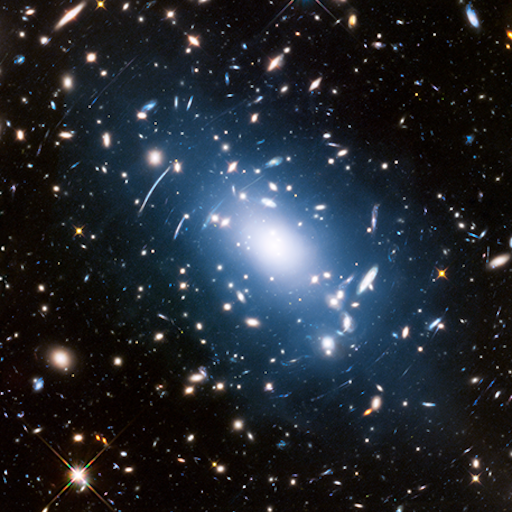
#> input picture test_images/cluster.png, 512 x 512 px
$ python test_smoothing.py
#> lines starting #> are read from the running program, lines starting #| are printed output that depends on the picture; long printed decimals are rounded
### FABADA.py
from __future__ import print_function, division
import numpy as np
from matplotlib import pyplot as plt
from time import time as time

"""
##-------------------------------------------------------------------------
##         Fully Adaptive Bayesian Algorithm for Data Analysis
##-------------------------------------------------------------------------
"""

def running_mean(dat):

    mean = np.array(dat)
    dim = len(mean.shape)

    if dim==1:
        mean[:-1] += dat[1:]
        mean[1:] += dat[:-1]
        mean[1:-1] /= 3
        mean[0] /= 2
        mean[-1] /= 2
    elif dim==2:
        mean[:-1,:] += dat[1:,:]
        mean[1:,:] += dat[:-1,:]
        mean[:,:-1] += dat[:,1:]
        mean[:,1:] += dat[:,:-1]
        mean[1:-1,1:-1] /= 5
        mean[0,1:-1] /= 4
        mean[-1,1:-1] /= 4
        mean[1:-1,0] /= 4
        mean[1:-1,-1] /= 4
        mean[0,0] /= 3
        mean[-1,-1] /= 3
        mean[0,-1] /= 3
        mean[-1,0] /= 3
    else:
        print("Warning: Size of array not supported")
    return mean


def Evidence(mu1,mu2,var1,var2):
    return np.exp(-(mu1-mu2)**2/(2*(var1+var2)))/np.sqrt(
            2*np.pi*(var1+ var2))


# [46 lines left out: function FABADA_SM, not called in this run]


def FABADA_BM(data, variance, **kwargs):

    data = np.array(data/1.0)
    variance = np.array(variance/1.0)
    if not kwargs: kwargs = {} ; kwargs["debug"] = False
    if len(data.shape) == 1: print("FABADA 1-D Bayesian mode")
    elif len(data.shape) ==2: print("FABADA 2-D - Bayesian mode")
    else: print("Warning: Size of array not supported")
    if variance.size != data.size : variance = variance * np.ones_like(data)


    t = time()
    posterior_mean = data
    posterior_variance = variance
    extra_margin = 3*np.sqrt(variance)
    data_range = np.nanmax(data+extra_margin) - np.nanmin(data-extra_margin)
    evidence = np.ones_like(data)/data_range
    devidence = np.mean(evidence)
    evidence_pre,devidence_pre,ddevidence = 0,0,0
    ev_sum , model_result,i = 0,0,0


    try:
        while (devidence > 0) or (ddevidence < 0):
            evidence_pre =  evidence
            devidence_pre = devidence
            prior_mean = running_mean(posterior_mean)
            prior_variance = posterior_variance
            posterior_variance = 1/(1/prior_variance + 1/variance)
            posterior_mean = (prior_mean/prior_variance + data/variance
                               )*posterior_variance
            evidence = Evidence(prior_mean, data,
                                     prior_variance, variance)
            devidence = np.mean(evidence) - np.mean(evidence_pre)
            ddevidence = devidence - devidence_pre
            ev_sum = ev_sum + evidence
            model_result +=  np.array(posterior_mean)*np.array(evidence)
            i=i+1 # for debugging

    except:
        print("Something happened")

    model_result = model_result/ev_sum

    t = time()-t
    print("Finish at ",i," iterations and with an execute time of "
                  ,round(t,5), "seconds.")
    return model_result


# [40 lines left out: function FABADA_SMopt, not called in this run]

def FABADA_BMopt(data, variance, real):

    data = np.array(data)/1.0
    variance = np.array(variance)/1.0
    real = np.array(real)/1.0
    if len(data.shape) == 1: print("FABADA 1-D - Bayesian OPTIMAL Mode")
    elif len(data.shape) == 2: print("FABADA 2-D - Bayesian OPTIMAL Mode")
    else: print("Warning: Size of array not supported")
    if variance.size != data.size : variance = variance * np.ones_like(data)

    if len(data.shape) == 1: N = 1000
    if len(data.shape) == 2: N = 1000

    t = time()
    posterior_mean = data
    posterior_variance = variance
    extra_margin = 3*np.sqrt(variance)
    data_range = np.nanmax(data+extra_margin) - np.nanmin(data-extra_margin)
    evidence = np.ones_like(data)/data_range
    mse = np.mean((data-real)**2/variance)
    mse_pre,dmse,i= 0,-1,0
    model_result,ev_sum = 0,0
    try:
        while (dmse < 0) & (i<N):
            mse_pre = mse
            prior_mean = running_mean(posterior_mean)
            prior_variance = posterior_variance
            posterior_variance = 1/(1/prior_variance + 1/variance)
            posterior_mean = (prior_mean/prior_variance + data/variance
                               )*posterior_variance
            evidence = Evidence(prior_mean, data,
                                     prior_variance, variance)

            ev_sum = ev_sum + evidence
            model_result +=  np.array(posterior_mean)*np.array(evidence)
            mse = np.mean((model_result/ev_sum-real)**2/variance)
            dmse = mse - mse_pre
            i=i+1 # for debugging

    except:
        print("Something happened :S")

    model_result = model_result / ev_sum

    t = time() - t
    print("Finish at ",i," iterations and with an execute time of "
                   ,round(t,6), "seconds.")

    return model_result


# [63 lines left out: function debug, not called in this run]


### utilities.py
from __future__ import print_function, division
import numpy as np
from matplotlib import pyplot as plt
import scipy


def PSNR(data,real,n=255):
    MSE = np.sum((data-real)**2)/(data.size)
    return 10*np.log10((n)**2 / MSE)

def show_data(data_list,title_list=[]):
    if type(data_list) == list:
        fig,ax=plt.subplots(figsize = (6*len(data_list),6), nrows=1,
                            ncols=len(data_list),sharex=True,sharey=True)
        plt.subplots_adjust(top=0.891,bottom=0.065,left=0.039,
                            right=0.978,hspace=0.205,wspace=0.038)
        vmin,vmax = np.percentile(data_list[0], [5,98])
        for i in range(len(data_list)):
            im = ax[i].imshow(data_list[i],vmin=vmin,vmax=vmax,origin = 'lower',
                              cmap="gray")
            if title_list:
                ax[i].set_title(title_list[i],fontsize=15)
        pos_bar = [0.1, 0.85, 0.7, 0.03]
        cax = fig.add_axes(pos_bar)
        fig.colorbar(im, cax=cax,orientation="horizontal", pad=0.2)
        cax.xaxis.set_ticks_position("top")
        if title_list:
            plt.suptitle(title_list[-1],fontsize=20)
    else:
        plt.figure()
        plt.imshow(data_list, vmin=np.percentile(data_list, 5),
             vmax=np.percentile(data_list, 98), cmap="gray", origin = 'lower')
        plt.colorbar()
        plt.tight_layout()

# [41 lines left out: functions show_data_scale, add_subplot_axes, ax_color, not called in this run]

def distance(point1,point2):
    return np.sqrt((point1[0]-point2[0])**2 + (point1[1]-point2[1])**2)

# [88 lines left out: functions gaussianLP, sgolay2d, not called in this run]

### test_smoothing.py
#!/usr/bin/env python3
# -*- coding: utf-8 -*-
"""Test FABADA smoothing scheme"""

from __future__ import print_function, division
import os
import numpy as np
import pandas as pd
from matplotlib import pyplot as plt
import utilities as ut
import FABADA as FAB
# from time import time as time
import scipy.stats as stats
import cv2


def running_mean(dat, w=0.):

    mean = np.array(dat)*w
    dim = len(mean.shape)

    if dim == 1:
        mean[:-1] += dat[1:]
        mean[1:] += dat[:-1]
        mean[1:-1] /= (w+2.)
        mean[0] /= (w+1.)
        mean[-1] /= (w+1.)
    elif dim == 2:
        mean[:-1, :] += dat[1:, :]
        mean[1:, :] += dat[:-1, :]
        mean[:, :-1] += dat[:, 1:]
        mean[:, 1:] += dat[:, :-1]
        mean[1:-1, 1:-1] /= 5
        mean[0, 1:-1] /= 4
        mean[-1, 1:-1] /= 4
        mean[1:-1, 0] /= 4
        mean[1:-1, -1] /= 4
        mean[0, 0] /= 3
        mean[-1, -1] /= 3
        mean[0, -1] /= 3
        mean[-1, 0] /= 3
    else:
        print("Warning: Size of array not supported")
    return mean


def Evidence(mu1, mu2, var1, var2):
    return np.exp(-(mu1-mu2)**2/(2*(var1+var2))) / np.sqrt(2*np.pi*(var1+var2))


# %%  User-defined parameters


# Data

#### 1D ####


# # name = "arp256"
# name = "kurucz"
# # name = "SN132D"

# spectrum = pd.read_csv(os.path.join('test_spectra', name+'.csv'))
# signal = spectrum.flux.to_numpy()
# signal = 255 * signal/np.max(signal)
# N = len(signal)

#### 2D ####

name = "cluster"

imagename =  os.path.join('test_images',name+'.png')
signal = cv2.imread(imagename,0) #/255
signal = np.array(signal/1.0)
N = signal.shape


# Noise

sigma_noise = 15
data_variance = sigma_noise**2 * np.ones_like(signal)
np.random.seed(12431)


# FABADA

max_iter = 1000
fraction_of_Pmax = .5


# Plots

show_intermediate_plots = False
zoom_center = 400
zoom_radius = 100


# %%  Main loop

noise = np.random.normal(0, sigma_noise, signal.shape)
data = signal + noise

posterior_mean = data
posterior_variance = data_variance
initial_evidence = Evidence(data, data, data_variance, data_variance)
max_evidence = np.array(initial_evidence)
max_chi2_pdf = stats.chi2.pdf(data.size, df=data.size)

bayesian_weight = np.array(initial_evidence) * max_chi2_pdf
#> bayesian_weight: shape (512, 512) float64; every value is 1.04e-05
bayesian_model = bayesian_weight * data

converged = False
iteration = 0

while not converged:

    iteration += 1

    prior_mean = running_mean(posterior_mean)
    prior_variance = running_mean(posterior_mean**2) - prior_mean**2
    prior_variance = np.max([prior_variance, posterior_variance], axis=0)

    posterior_variance = 1/(1/prior_variance + 1/data_variance)
    posterior_mean = (prior_mean/prior_variance + data/data_variance
                      )*posterior_variance

    evidence = Evidence(prior_mean, data, prior_variance, data_variance)

    chi2_data = np.sum((data-posterior_mean)**2/data_variance)
    chi2_pdf = stats.chi2.pdf(chi2_data, df=data.size)
    # print(chi2_pdf)

    model_weight = evidence * chi2_pdf
    bayesian_weight += model_weight
    bayesian_model += model_weight*posterior_mean
    bayes = bayesian_model/bayesian_weight
    chi2_bayes = np.sum((data-bayes)**2/data_variance)

    if (
            chi2_data > data.size and chi2_pdf < fraction_of_Pmax*max_chi2_pdf
            ) or (iteration == max_iter):
        converged = True

    if show_intermediate_plots or converged:


        psnr = ut.PSNR(posterior_mean,signal)
        psnr_bayes = ut.PSNR(bayes,signal)

        if len(data.shape) == 1:

            fig, (ax) = plt.subplots(1, 1)
            ax.set_title(
                '{}({:.3f}): {:.2f}/{:.4f};{:.2f}/{:.4f}'.format(
                    iteration, np.mean(evidence/initial_evidence-1),
                    chi2_data/data.size, psnr,
                    chi2_bayes/data.size, psnr_bayes,
                    ))
            # ax.plot(signal, 'r-', alpha=.3)
            ax.plot(data, 'k-', alpha=.1)
            ax.plot(bayes, 'k-', alpha=1)
            ax.plot(posterior_mean, 'y-', alpha=.5)
            ax.set_xlim(zoom_center-zoom_radius, zoom_center+zoom_radius)
            ax.set_ylim(-25, 255)
            plt.show()

        if len(data.shape) == 2:

            ut.show_data([signal,data,bayes,posterior_mean],
                    title_list=['Signal','Data','Bayes','Posterior Mean',
                    '{}({:.3f}): {:.2f}/{:.4f} ; {:.2f}/{:.4f}'.format(
                    iteration, np.mean(evidence/initial_evidence-1),
                    chi2_data/data.size, psnr,
                    chi2_bayes/data.size, psnr_bayes,
                    )])
#> this loop made 404 passes
#> (chi2_data, chi2_pdf, chi2_bayes, psnr, psnr_bayes) on pass 404: (262999.3, 0.000274, 217037.9, 26.21, 26.43)
#> pass 1, `prior_variance = running_mean(posterior_mean**2) - prior_mean**2`:
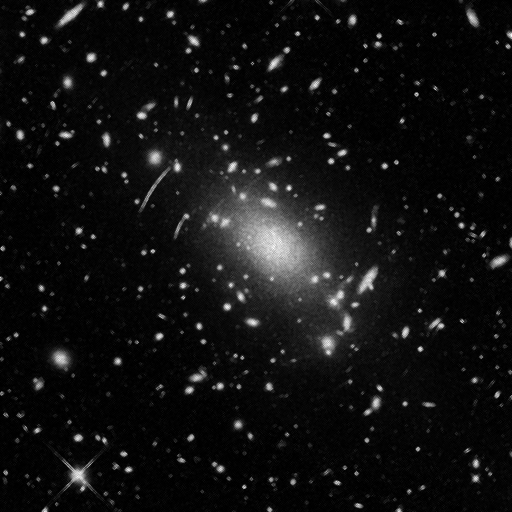
#> prior_variance: shape (512, 512) float64; min 0.193, max 12052.5, mean 823; drawn with min black and max white
#> after the loop:
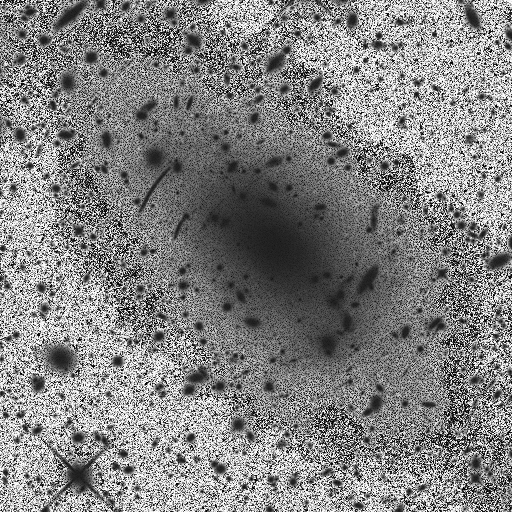
#> bayesian_weight: shape (512, 512) float64; min 1.04e-05, max 0.00239, mean 0.00123; drawn with min black and max white
#> after the loop, iteration = 404

# %% Comparison with previous versions

fab_BM = FAB.FABADA_BM(data, data_variance)
#> in FABADA_BM, `data_range = np.nanmax(data+extra_margin) - np.nanmin(data-extra_margin)`: data_range = 458.2
#> in FABADA_BM, `devidence = np.mean(evidence)`: devidence = 0.00218
#> the loop in FABADA_BM, `while (devidence > 0) or (ddevidence < 0):` made 13 passes
#> (devidence_pre, devidence, ddevidence) on passes 1 to 8: (0.00218, 0.0135, 0.0113), (0.0135, 0.00174, -0.0117), (0.00174, 0.000406, -0.00134), (0.000406, 0.000189, -0.000217), (0.000189, 5.46e-05, -0.000135), (5.46e-05, 1.69e-05, -3.77e-05), (1.69e-05, -1.03e-05, -2.72e-05), (-1.03e-05, -1.99e-05, -9.67e-06)
#> after the loop in FABADA_BM, `while (devidence > 0) or (ddevidence < 0):`:
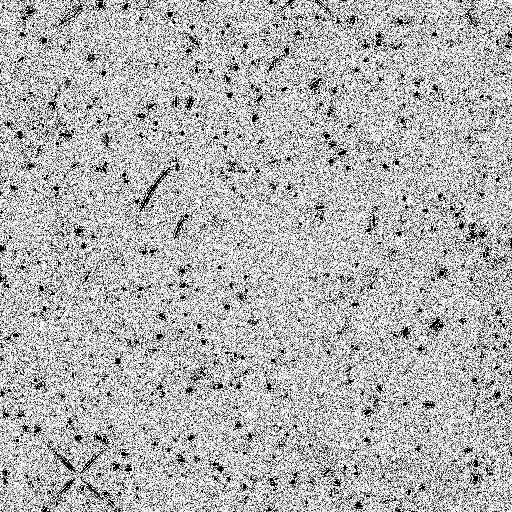
#> evidence: shape (512, 512) float64; min 2.45e-27, max 0.0256, mean 0.0179; drawn with min black and max white
#> after the loop in FABADA_BM, `while (devidence > 0) or (ddevidence < 0):`:
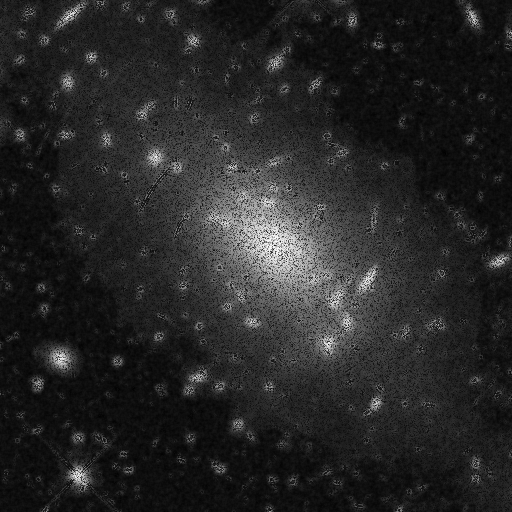
#> model_result: shape (512, 512) float64; min -4.57, max 79.72, mean 8.3; drawn with min black and max white
#> after the loop in FABADA_BM, `while (devidence > 0) or (ddevidence < 0):`: i = 13
#| Finish at  13  iterations and with an execute time of  0.3245 seconds.
fab_BM_opt = FAB.FABADA_BMopt(data,data_variance,signal)
#> in FABADA_BMopt, `data_range = np.nanmax(data+extra_margin) - np.nanmin(data-extra_margin)`: data_range = 458.2
#> in FABADA_BMopt, `mse = np.mean((data-real)**2/variance)`: mse = 0.996
#> the loop in FABADA_BMopt, `while (dmse < 0) & (i<N):` made 21 passes
#> (mse_pre, mse, dmse) on passes 1 to 8: (0.996, 0.428, -0.568), (0.428, 0.367, -0.0609), (0.367, 0.33, -0.037), (0.33, 0.306, -0.024), (0.306, 0.289, -0.0166), (0.289, 0.277, -0.0119), (0.277, 0.268, -0.00881), (0.268, 0.262, -0.00664)
#> after the loop in FABADA_BMopt, `while (dmse < 0) & (i<N):`:
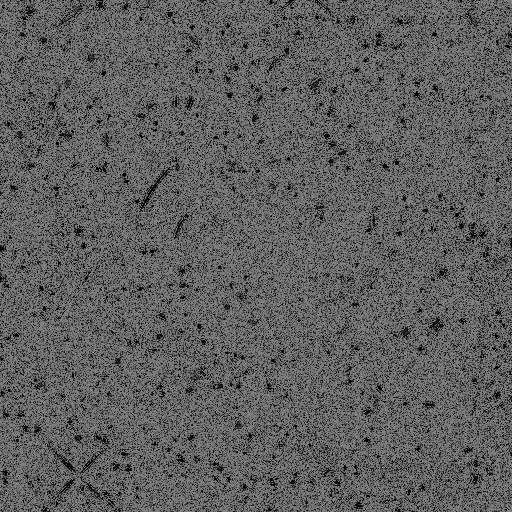
#> ev_sum: shape (512, 512) float64; min 2.37e-07, max 0.52, mean 0.373
#> after the loop in FABADA_BMopt, `while (dmse < 0) & (i<N):`:
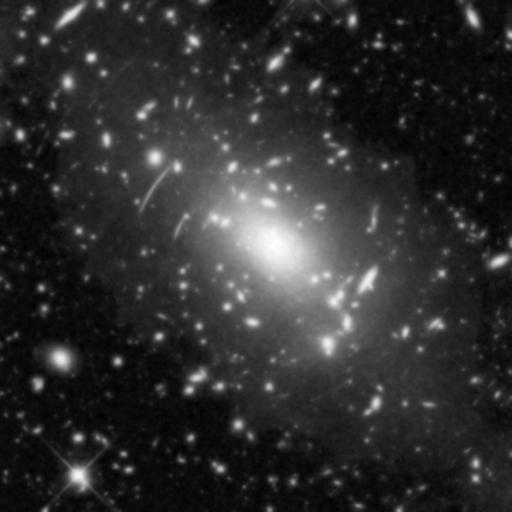
#> posterior_mean: shape (512, 512) float64; min -10.96, max 253.6, mean 37.6; drawn with min black and max white
#> after the loop in FABADA_BMopt, `while (dmse < 0) & (i<N):`: i = 21
#| Finish at  21  iterations and with an execute time of  0.3265 seconds.
chi2_fabopt = np.sum((fab_BM_opt-data)**2/data_variance)
#> chi2_fabopt = 185468.9

print('\n{:-^60} \n'.format(" PSNR (dB) sigma = {} ".format(sigma_noise)))
print('{:20} PSNR --> {:2.3f} dB'.format("FABADA NEW BAYES",
                               ut.PSNR(bayes, signal)))
#| FABADA NEW BAYES     PSNR --> 26.432 dB
print("{:20} PSNR --> {:2.3f} dB".format("Posterior Mean",
                               ut.PSNR(posterior_mean, signal)))
#| Posterior Mean       PSNR --> 26.208 dB
print("{:20} PSNR --> {:2.3f} dB".format("FABADA BM",
                               ut.PSNR(fab_BM, signal)))
#| FABADA BM            PSNR --> 30.706 dB
print("{:20} PSNR --> {:2.3f} dB".format("FABADA BM OPT",
                               ut.PSNR(fab_BM_opt, signal)))
#| FABADA BM OPT        PSNR --> 30.777 dB
print('\n{:-^60} \n'.format(""))

ut.show_data([signal,data,fab_BM_opt,bayes],
             title_list=['Signal','Data','FABADA OPT','Bayes New',
                    '{}({:.3f}): {:.2f}/{:.4f} ; {:.2f}/{:.4f}'.format(
                    iteration, np.mean(evidence/initial_evidence-1),
                    chi2_fabopt/data.size, ut.PSNR(fab_BM_opt, signal),
                    chi2_bayes/data.size, psnr_bayes,
                    )])
#> the loop in show_data (call 2), `for i in range(len(data_list)):` made 4 passes


# %% Bye
print("... Paranoy@ Rulz!")
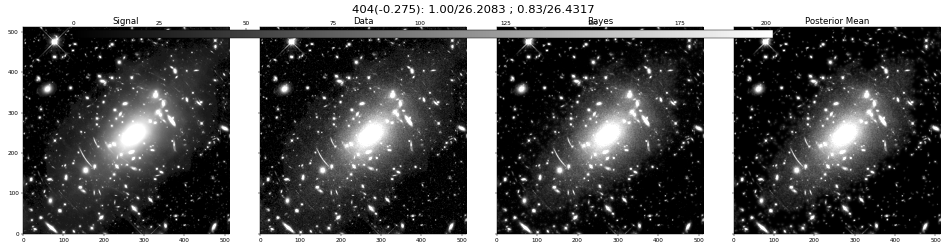
#> figure drawn by matplotlib, 5 panels
